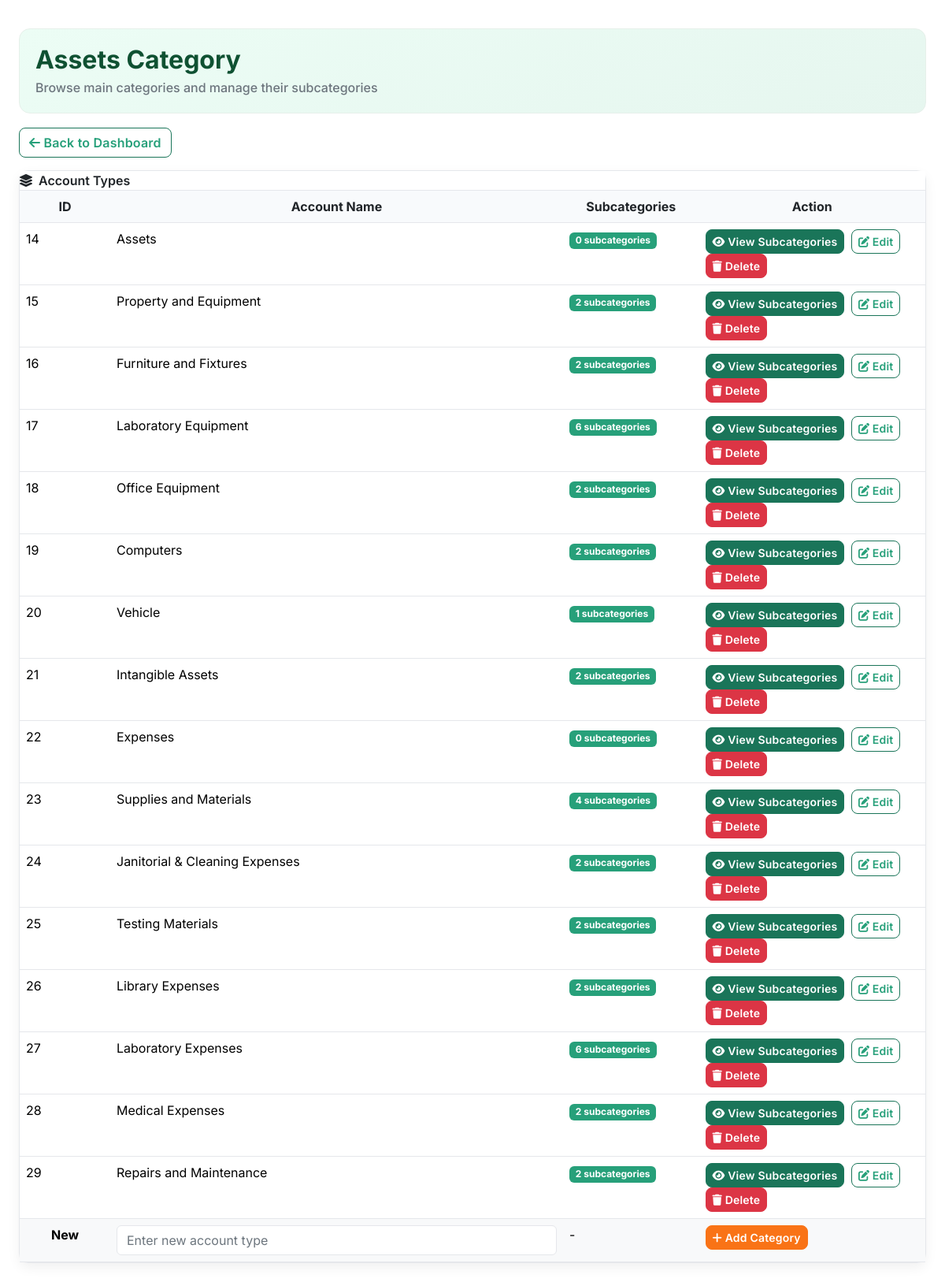
The app's page /pages/assets.php (signed in) with its own data.
### tables this page shows
CREATE TABLE `account_types` (
  `id` int(11) NOT NULL,
  `name` varchar(100) NOT NULL
);

### pages/assets.php (the view, shortened to what this page needs)
<?php
include '../includes/db.php';
include '../includes/header.php';
$account_names = mysqli_query($conn, "SELECT at.*, COUNT(sc.id) as subcategory_count FROM account_types at LEFT JOIN account_subcategories sc ON at.id = sc.parent_id GROUP BY at.id ORDER BY at.id");
?>
<!DOCTYPE html>
<html lang="en">
<head>
    <link href="https://cdn.jsdelivr.net/npm/bootstrap@5.3.7/dist/css/bootstrap.min.css"
      rel="stylesheet"
>
    <link rel="stylesheet" href="https://cdnjs.cloudflare.com/ajax/libs/font-awesome/6.0.0/css/all.min.css">
    <link rel="stylesheet" href="../assets/css/category-theme.css">
</head>
<body>
<div class="page-container">
    <div class="page-hero">
        <h2>Assets Category</h2>
        <div class="subtitle">Browse main categories and manage their subcategories</div>
    </div>
    <div class="mb-3">
        <button type="button" class="btn btn-modern btn-outline-brand" onclick="window.location.href='../dashboard.php'">
            <i class="fa-solid fa-arrow-left"></i> Back to Dashboard
        </button>
    </div>
    <form action="../actions/assets_category_crud.php" method="post" class="card-modern">
        <div class="card-header d-flex align-items-center justify-content-between">
            <span><i class="fa-solid fa-layer-group me-2"></i>Account Types</span>
        </div>
        <div class="card-body p-0">
        <table class="table table-modern table-hover mb-0">
            <thead class="table-light">
                <tr>
                    <th style="width: 10%" class="text-center">ID</th>
                    <th style="width: 50%" class="text-center">Account Name</th>
                    <th style="width: 15%" class="text-center">Subcategories</th>
                    <th style="width: 25%" class="text-center">Action</th>
                </tr>
            </thead>
            <tbody>
                <?php while ($row = mysqli_fetch_assoc($account_names)): ?>
                <tr>
                    <td><?php echo $row['id']; ?></td>
                    <td><?php echo htmlspecialchars($row['name']); ?></td>
                    <td>
                        <span class="badge bg-info"><?php echo $row['subcategory_count']; ?> subcategories</span>
                    </td>
                    <td>
                        <a href="load_subcategories.php?id=<?php echo $row['id']; ?>&name=<?php echo urlencode($row['name']); ?>"
                           class="btn btn-sm btn-modern btn-brand btn-primary me-1">
                            <i class="fas fa-eye"></i> View Subcategories
                        </a>
                        <button type="button" class="btn btn-sm btn-modern btn-outline-brand me-1" onclick="openEditModal(<?php echo $row['id']; ?>, '<?php echo htmlspecialchars($row['name']); ?>')">
                            <i class="fas fa-edit"></i> Edit
                        </button>
                        <button type="button" class="btn btn-sm btn-modern btn-danger" onclick="confirmDelete(<?php echo $row['id']; ?>, '<?php echo htmlspecialchars($row['name']); ?>')">
                            <i class="fas fa-trash"></i> Delete
                        </button>
                    </td>
                </tr>
                <?php endwhile; ?>
                <tr class="table-light">
                    <td class="text-center"><strong>New</strong></td>
                    <td><input type="text" name="new_account_name" placeholder="Enter new account type" class="form-control" required></td>
                    <td>-</td>
                    <td><button type="submit" name="add" class="btn btn-sm btn-modern btn-accent"><i class="fas fa-plus"></i> Add Category</button></td>
                </tr>
            </tbody>
        </table>
        </div>
    </form>
</div>
</body>
</html>

### assets/css/dark-mode.css (style rules this page uses)
body { transition: background-color 0.3s ease, color 0.3s ease; }

### assets/css/category-theme.css (style rules this page uses)
:root { --brand-950: #0a2c22; --brand-900: #0b3b2e; --brand-800: #124d3c; --brand-700: #16604a; --brand-600: #1a7559; --brand-500: #1e8a67; --brand-400: #27a07a; --accent-600: #f97316; --accent-500: #fb923c; --accent-700: #ea580c; --bg-50: #ffffff; --panel: #ffffff; --muted: #6c757d; --card-bg: #ffffff; --card-border: #e5e7eb; }
html, body { font-family: 'Inter', system-ui, -apple-system, Segoe UI, Roboto, Arial, sans-serif; background: #ffffff !important; color: #212529 !important; }
body { background-color: #ffffff !important; }
.page-container { padding: 24px; }
.page-hero { background: linear-gradient(160deg, #ecfdf5, #e6f6ef); border: 1px solid #e6f0ea; border-radius: 14px; padding: 20px 20px; margin: 12px 0 18px 0; box-shadow: white; }
.page-hero h1, .page-hero h2, .page-hero h3 { margin: 0; font-weight: 700; color: #0f5132; }
.page-hero .subtitle { color: var(--muted); margin-top: 4px; font-weight: 500; }
.card-modern { background: var(--card-bg); border: 1px solid var(--card-border); border-radius: 12px; box-shadow: 0 6px 16px rgba(0,0,0,.06); }
.card-modern .card-header { background: #ffffff; border-bottom: 1px solid var(--card-border); color: #212529; font-weight: 600; }
.card-modern .card-body { color: #212529; }
.table-modern { color: #212529; background: transparent; }
.table-modern thead { background: #f8fafc; color: #212529; }
.table-modern td, .table-modern th { border-color: var(--card-border) !important; }
.badge-info, .badge.bg-info { background-color: var(--brand-600) !important; }
.btn-modern { border-radius: 8px; font-weight: 600; letter-spacing: .2px; }
.btn-brand { background: var(--brand-600); border-color: var(--brand-600); color: #fff; }
.btn-outline-brand { color: var(--brand-400); border-color: var(--brand-600); }
.btn-accent { background: var(--accent-600); border-color: var(--accent-600); color: #fff; }
.form-control, .form-select { background: #ffffff; border: 1px solid var(--card-border); color: #212529; }
.form-control::placeholder { color: #6c757d; }
.table thead.table-light th { background-color: #f8fafc !important; color: #212529 !important; }
.badge.bg-info { background-color: #27a07a !important; }

### includes/header.php (style rules this page uses)
:root { --bs-body-bg: #f8f9fa; --bs-body-color: #212529; }
body { background-color: var(--bs-body-bg); color: var(--bs-body-color); transition: background-color 0.3s ease, color 0.3s ease; }

### records on screen
account_types: id "14", name "Assets", subcategory_count "0"
account_types: id "15", name "Property and Equipment", subcategory_count "2"
account_types: id "16", name "Furniture and Fixtures", subcategory_count "2"
account_types: id "17", name "Laboratory Equipment", subcategory_count "6"
account_types: id "18", name "Office Equipment", subcategory_count "2"
account_types: id "19", name "Computers", subcategory_count "2"
account_types: id "20", name "Vehicle", subcategory_count "1"
account_types: id "21", name "Intangible Assets", subcategory_count "2"
account_types: id "22", name "Expenses", subcategory_count "0"
account_types: id "23", name "Supplies and Materials", subcategory_count "4"
account_types: id "24", name "Janitorial & Cleaning Expenses", subcategory_count "2"
account_types: id "25", name "Testing Materials", subcategory_count "2"
account_types: id "26", name "Library Expenses", subcategory_count "2"
account_types: id "27", name "Laboratory Expenses", subcategory_count "6"
account_types: id "28", name "Medical Expenses", subcategory_count "2"
account_types: id "29", name "Repairs and Maintenance", subcategory_count "2"
